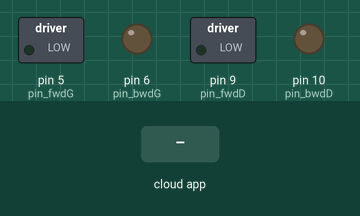
Recording of a sketch running on a simulated Arduino Uno, built with avr-gcc and run on an emulated ATmega328P. On the bench: switched loads named in the sketch (green lamp = pin HIGH), output pins drawn as LEDs (lit = HIGH). The inputs (shaded band) are chosen by the test bench. The ROS host is connected and sends only what is stated.

Above: at 1.2 s.
1.3 s: the phone or cloud app sets linear.x to -100
At 2.5 s:
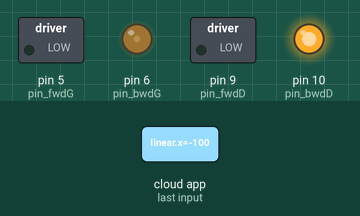
2.8 s: the phone or cloud app sets angular.z to 100
At 3.6 s:
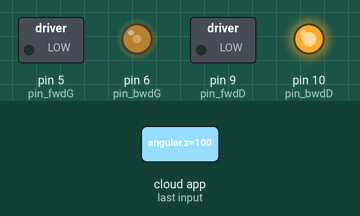
4.3 s: the phone or cloud app sets linear.x to 0
At 4.7 s:
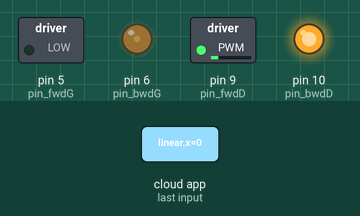
5.8 s: the phone or cloud app sets angular.z to -100
At 7.0 s:
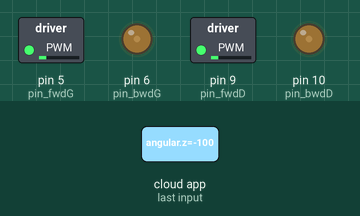
7.3 s: the phone or cloud app sets linear.x to 100
At 8.2 s:
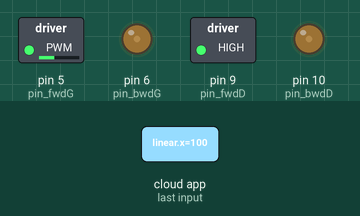
8.8 s: the phone or cloud app sets angular.z to 0
At 9.4 s:
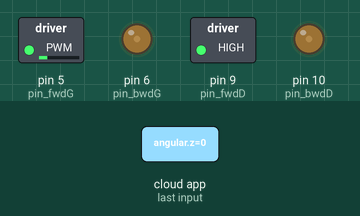
Timing chart, 0 to 11.3 s (numbered marks = the images above; inputs shaded):
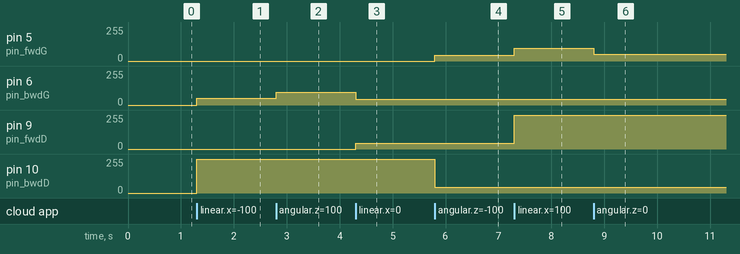

The sketch:

arduino_ros.ino
```cpp
#include <ros.h>
#include <geometry_msgs/Twist.h>


const byte pin_fwdG = 5; //for H-bridge: run motor forward
const byte pin_bwdG = 6; //for H-bridge: run motor backward

const byte pin_fwdD = 9; //for H-bridge: run motor forward
const byte pin_bwdD = 10; //for H-bridge: run motor backward

double w_r=0, w_l=0;
//wheel_rad is the wheel radius ,wheel_sep is dist between wheels
double wheel_rad = 0.0325, wheel_sep = 0.295;

ros::NodeHandle nh;
//makes this program as a node in ROS . It’s a node object.

int lowSpeed = 200;
int highSpeed = 50;
double speed_ang=0, speed_lin=0;


void messageCb( const geometry_msgs::Twist& msg){ //Define the method that will be called when the topic message is received
  speed_ang = msg.angular.z;
  speed_lin = msg.linear.x;
  w_r = (speed_lin/wheel_rad) + ((speed_ang*wheel_sep)/(2.0*wheel_rad));
  w_l = (speed_lin/wheel_rad) - ((speed_ang*wheel_sep)/(2.0*wheel_rad));
}

ros::Subscriber<geometry_msgs::Twist> sub("cmd_vel", &messageCb );
//Creates a subscriber to the “cmd_vel” topic with the callback function “messageCb” to be called on receiving a message.
void Motors_init();
void MotorL(int Pulse_Width1);
void MotorR(int Pulse_Width2);


void setup(){
 Serial.begin(57600);
 Motors_init();
 nh.initNode();
 nh.subscribe(sub); //subscribe/start listening
}

void loop(){
 MotorL(w_l*10);
 MotorR(w_r*10);
 nh.spinOnce();//checks if there are any callbacks/services to control the update rate of ROS.
}

void Motors_init(){
 pinMode(pin_fwdD,OUTPUT);
  pinMode(pin_bwdD,OUTPUT);
  pinMode(pin_fwdG,OUTPUT);
  pinMode(pin_bwdG,OUTPUT);

  digitalWrite(pin_fwdG,0);  //stop motor
  digitalWrite(pin_bwdG,0);  //stop motor
  digitalWrite(pin_fwdD,0);  //stop motor
  digitalWrite(pin_bwdD,0);  //stop motor
}

void MotorL(int Pulse_Width1){
 if (Pulse_Width1 > 0){
     analogWrite(pin_fwdG, Pulse_Width1);
 }
 if (Pulse_Width1 < 0){
     Pulse_Width1=abs(Pulse_Width1);
     analogWrite(pin_bwdG, Pulse_Width1);
 }
 if (Pulse_Width1 == 0){
     analogWrite(pin_fwdG, Pulse_Width1);
     analogWrite(pin_bwdG, Pulse_Width1);
 }
}
void MotorR(int Pulse_Width2){
 if (Pulse_Width2 > 0){
     analogWrite(pin_fwdD, Pulse_Width2);

 }
 if (Pulse_Width2 < 0){
     Pulse_Width2=abs(Pulse_Width2);
     analogWrite(pin_bwdD, Pulse_Width2);

 }
 if (Pulse_Width2 == 0){
    analogWrite(pin_fwdD, Pulse_Width2);
     analogWrite(pin_bwdD, Pulse_Width2);

 }
}
```

Measured:
- after the input at 1.3 s, pin 6 (pin_bwdG): 0/255 → 51/255 at once; pin 10 (pin_bwdD): 0/255 → 255/255 at once
- after the input at 2.8 s, pin 6 (pin_bwdG): 51/255 → 97/255 at once
- after the input at 4.3 s, pin 6 (pin_bwdG): 97/255 → 45/255 at once; pin 9 (pin_fwdD): 0/255 → 45/255 at once
- after the input at 5.8 s, pin 5 (pin_fwdG): 0/255 → 45/255 at once; pin 10 (pin_bwdD): 255/255 → 45/255 at once
- after the input at 7.3 s, pin 5 (pin_fwdG): 45/255 → 97/255 at once; pin 9 (pin_fwdD): 45/255 → 255/255 at once
- after the input at 8.8 s, pin 5 (pin_fwdG): 97/255 → 51/255 at once
